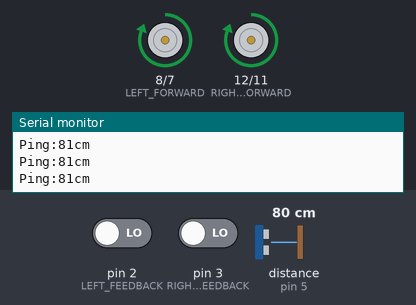
A sketch run on a simulated Arduino Uno, built with avr-gcc and run on an emulated ATmega328P. Parts: motor-driver pin pairs drawn as motors (green arrow = first pin HIGH = forward, orange = second pin HIGH = backward, longer = more drive, scaled by the enable pin), the last lines printed to the serial monitor. The test bench sets the inputs (shaded band); at power-on: distance to the obstacle (sensor on pin 5) 80 cm, pin 2 (LEFT_FEEDBACK) LOW, pin 3 (RIGHT_FEEDBACK) LOW. The echo pulse lasts 58.3 µs per cm.

Above: at 1.2 s.
1.3 s: distance to the obstacle (sensor on pin 5) set to 14 cm
2.8 s: distance to the obstacle (sensor on pin 5) set to 11 cm
At 3.3 s:
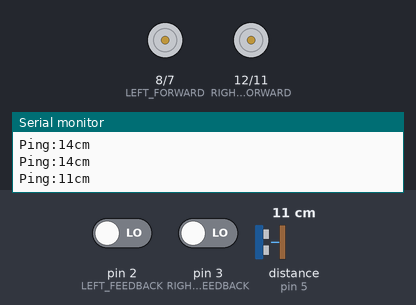
At 6.0 s:
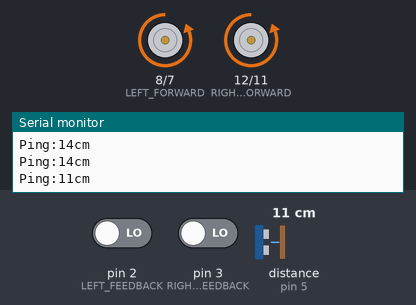
8.8 s: distance to the obstacle (sensor on pin 5) set to 2 cm
Timing chart, 0 to 12.8 s (numbered marks = the images above; inputs shaded):
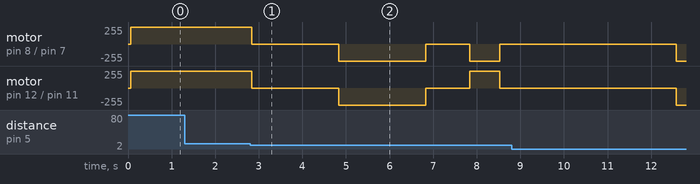

Measured:
- the behaviour switches between 13 and 12 cm on distance to the obstacle (sensor on pin 5) (found by bisection; images 0 and 1)

The sketch:

Story_9.ino
```cpp
#include <NewPing.h>
#define TRIGGER_PIN 4
#define ECHO_PIN 5
#define MAX_DISTANCE 200

NewPing sonar(TRIGGER_PIN, ECHO_PIN,MAX_DISTANCE);

const int LEFT_FEEDBACK = 2; // Pin numbers on Rover
const int RIGHT_FEEDBACK = 3;

volatile int leftcounter = 0; // initiate counter to zero for start
volatile int rightcounter = 0; // counter could always be reset
volatile int leftspeed = 160;
volatile int rightspeed = 160;
volatile int direction = 0;//what the rover is doing right now
volatile int times = 0;


const int RIGHT_FORWARD = 12;
const int RIGHT_REVERSE = 11;
const int RIGHT_ENABLE = 10;
const int LEFT_ENABLE = 9;
const int LEFT_FORWARD = 8;
const int LEFT_REVERSE = 7;

const int FORWARD_IN_MILLISECONDS = 5000;
const int STOP_IN_MILLISECONDS = 1000;
const int REVERSE_IN_MILLISECONDS = 2000;

const int COUNTS_PER_METRE = 435;


void setup()
{
  Serial.begin(115200);
  attachInterrupt(digitalPinToInterrupt(LEFT_FEEDBACK),LeftMotorISR,RISING);
  attachInterrupt(digitalPinToInterrupt(RIGHT_FEEDBACK),RightMotorISR,RISING);

  sonar.ping_cm();

  pinMode(RIGHT_FORWARD, OUTPUT);
  pinMode(LEFT_FORWARD, OUTPUT);

  pinMode(RIGHT_ENABLE, OUTPUT);
  pinMode(LEFT_ENABLE, OUTPUT);

  pinMode(RIGHT_REVERSE, OUTPUT);
  pinMode(LEFT_REVERSE, OUTPUT);


}

void loop()
{
  delay(50);
  Serial.print("Ping:");
  int distance = sonar.ping_cm();
  Serial.print(distance);
  Serial.println("cm");

  if (distance <= 12)
  {
  TurnOffMotors();
  delay(2000);
  Reverse();
  TurnOnMotors();
  delay(2000);
  TurnOffMotors();
  delay(1000);
  Left90();
  delay(1000);
  }
  else
  {
    TurnOnMotors();
    MoveForward();
  }

}

void MoveForward()
{
  TurnOnMotors();
  digitalWrite(RIGHT_REVERSE, LOW);
  digitalWrite(LEFT_REVERSE, LOW);

  digitalWrite(RIGHT_FORWARD, HIGH);
  digitalWrite(LEFT_FORWARD, HIGH);
}

void Reverse()
{
  TurnOnMotors();

  digitalWrite(RIGHT_FORWARD, LOW);
  digitalWrite(LEFT_FORWARD, LOW);

  digitalWrite(RIGHT_REVERSE, HIGH);
  digitalWrite(LEFT_REVERSE, HIGH);
}

void TurnOffMotors()
{
  digitalWrite(RIGHT_ENABLE,LOW);
  digitalWrite(LEFT_ENABLE,LOW);
}

void TurnRight()
{
  digitalWrite(RIGHT_REVERSE, HIGH);
  digitalWrite(LEFT_FORWARD, HIGH);
  digitalWrite(RIGHT_FORWARD, LOW);
  digitalWrite(LEFT_REVERSE, LOW);
}

void TurnLeft()
{
  digitalWrite(RIGHT_REVERSE, LOW);
  digitalWrite(LEFT_FORWARD, LOW);
  digitalWrite(RIGHT_FORWARD, HIGH);
  digitalWrite(LEFT_REVERSE, HIGH);
}

void TurnOnMotors()
{
  digitalWrite(RIGHT_ENABLE, HIGH);
  digitalWrite(LEFT_ENABLE, HIGH);
}

void Left90()
{
    TurnOnMotors();
    TurnLeft();
  delay(690);
    TurnOffMotors();
    direction = 0;
    delay(1000);
}

void Right90()
{
  TurnOnMotors();
    TurnRight();
  delay(690);
    TurnOffMotors();
    direction = 0;
    delay(100);
}

void LeftMotorISR(){
  // adds one to the counter on each motor revolution
  leftcounter++;
}
void RightMotorISR() {
  // adds one to the counter on each motor revolution
  rightcounter++;
}
```
